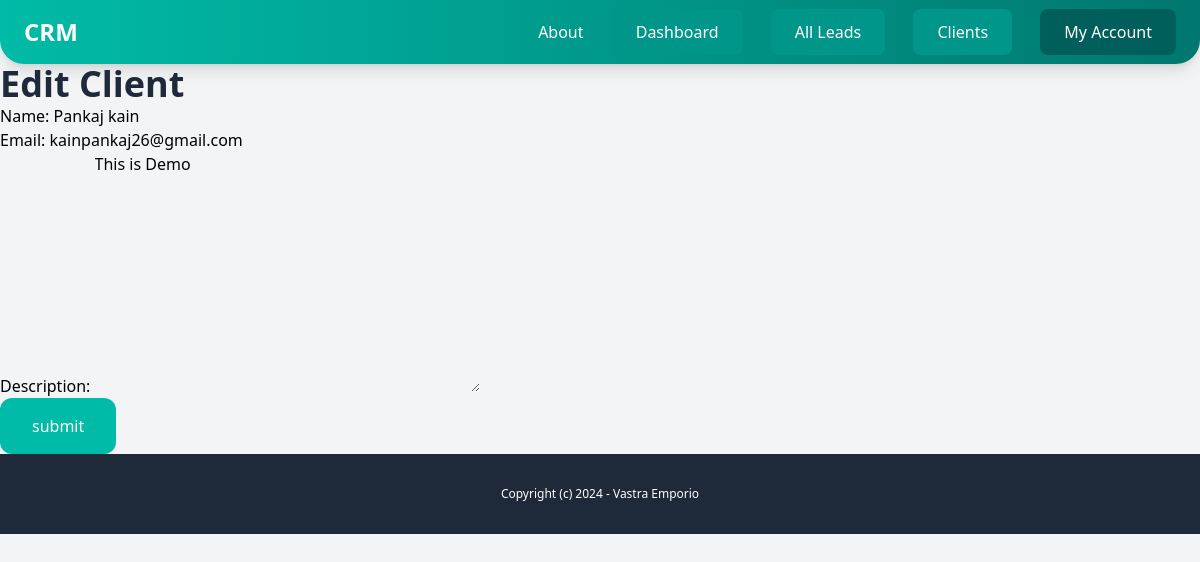
The app's page /client/13/edit (signed in) with its own data.
### client/models.py (models this page shows, shortened)
class Clients(models.Model):
    team = models.ForeignKey(Team,related_name='clients',on_delete=models.CASCADE)
    Name = models.CharField(max_length=255)
    email = models.EmailField()
    description = models.TextField(blank=True,null=True)
    created_by =models.ForeignKey(User,on_delete=models.CASCADE,related_name='clients')
    created_at = models.DateTimeField(auto_now_add=True)
    modified_at = models.DateField(auto_now=True)
    class Meta:
        ordering=('Name',)
        verbose_name_plural ='clients'

### client/views.py (the view)
# urls.py: path('<int:pk>/edit',client_edit,name='client_edit'),
@login_required
def client_edit(request,pk):
    query = get_object_or_404(Clients,created_by=request.user,pk=pk)
    if request.method =='POST':
        form = ClientForm(request.POST,instance=query)
        if form.is_valid():
            form.save()
            messages.success(request, "Client Edited Successfully !!!")
            return redirect('clients_list')
    else:
        form =ClientForm(instance=query)
    return render(request, 'client/edit_client.html', {
        'form': form
    })

### client/forms.py
class ClientForm(forms.ModelForm):
    class Meta:
        model = Clients
        fields = ('Name','email','description')

### client/templates/client/edit_client.html (shortened to what this page needs)
{% extends 'core/base.html' %}
{% block content %}
<div class="flex items-center space-x-4">
    <h1 class="text-4xl font-semibold text-gray-800  transform">Edit Client</h1>
</div>
<form  method="POST" action="">
    {{form.as_p}}
    <button class="py-4 px-8 bg-teal-500 text-white rounded-xl">submit</button>
</form>
{% endblock %}

### records on screen
Clients: Name "Pankaj kain", email "kainpankaj26@gmail.com", description "This is Demo"
